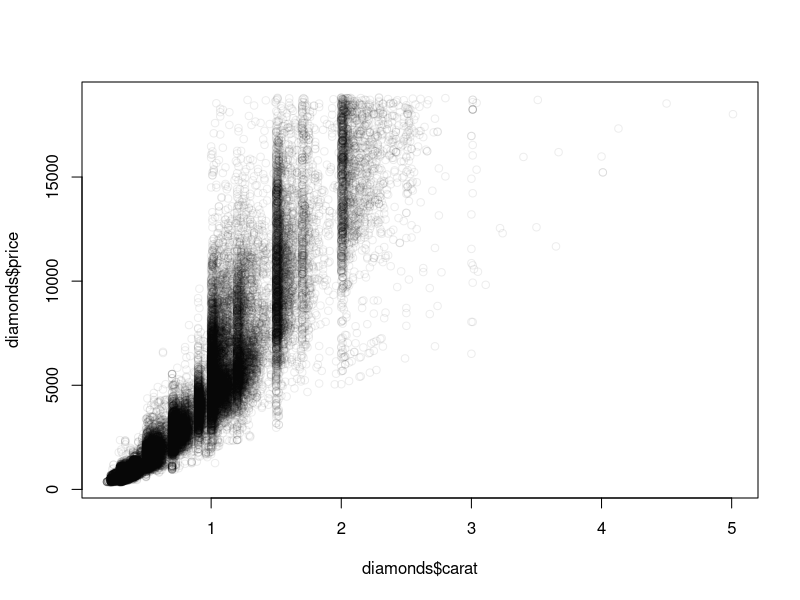
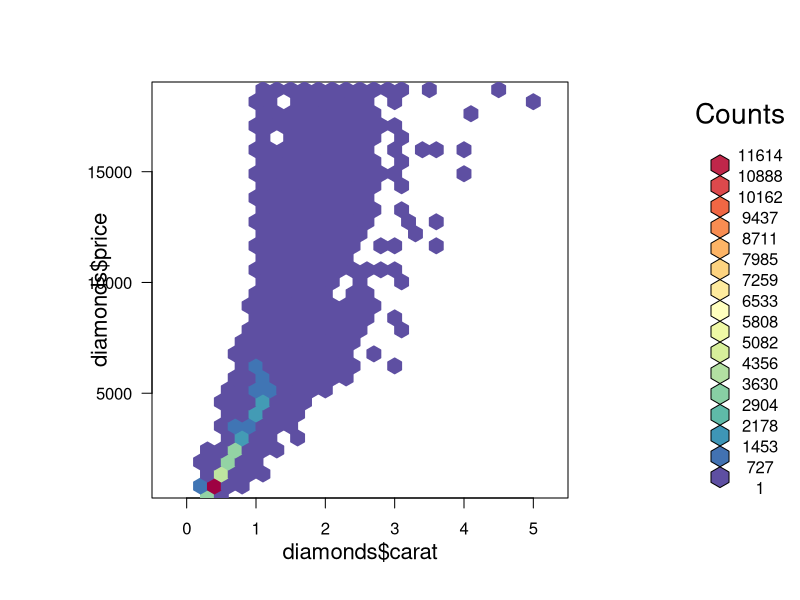
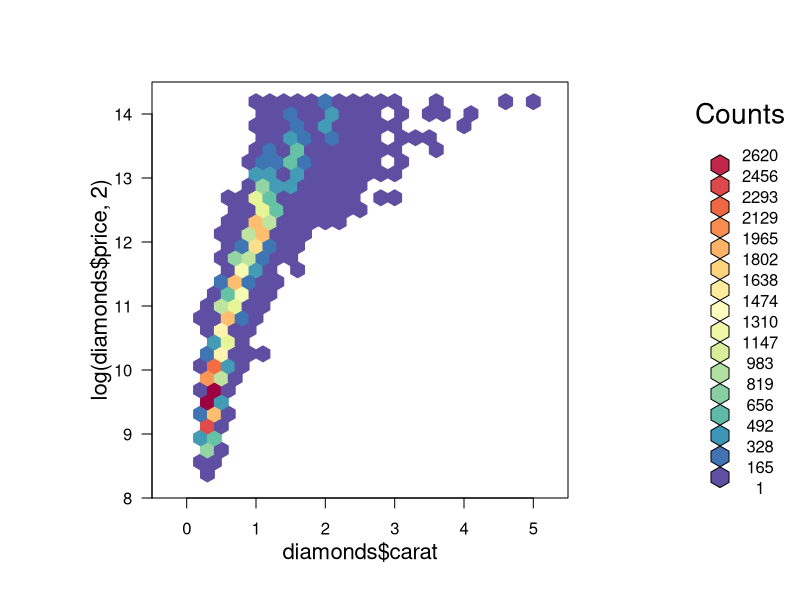
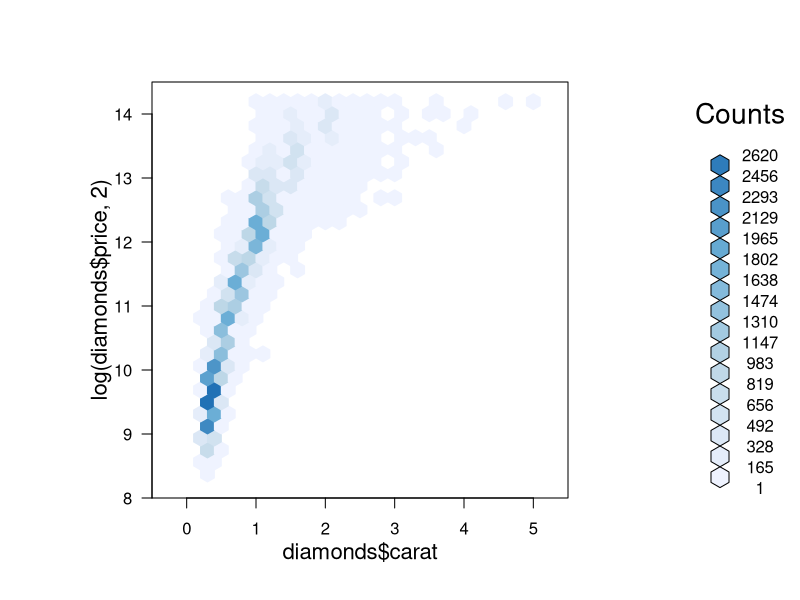
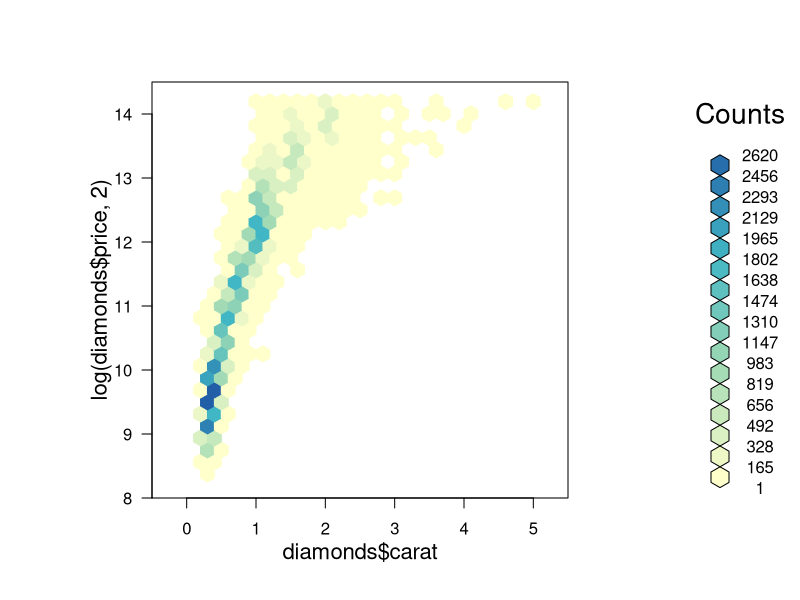
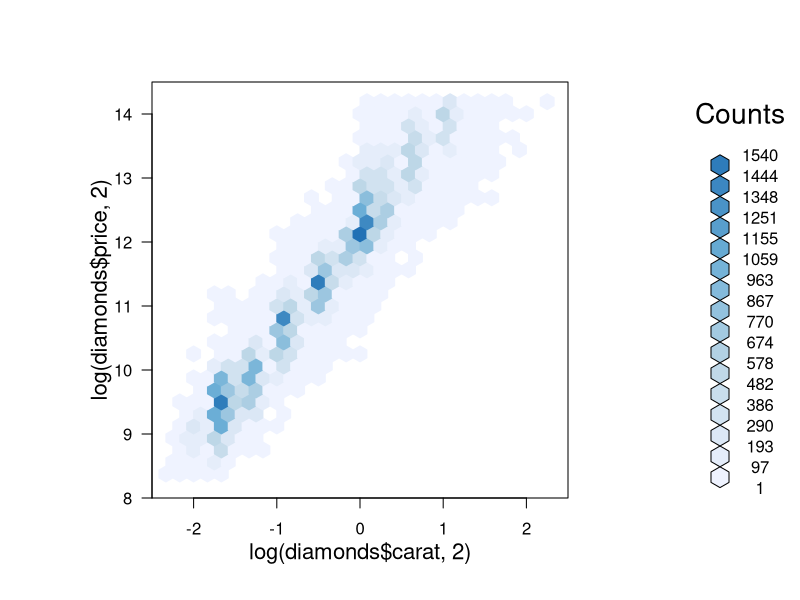
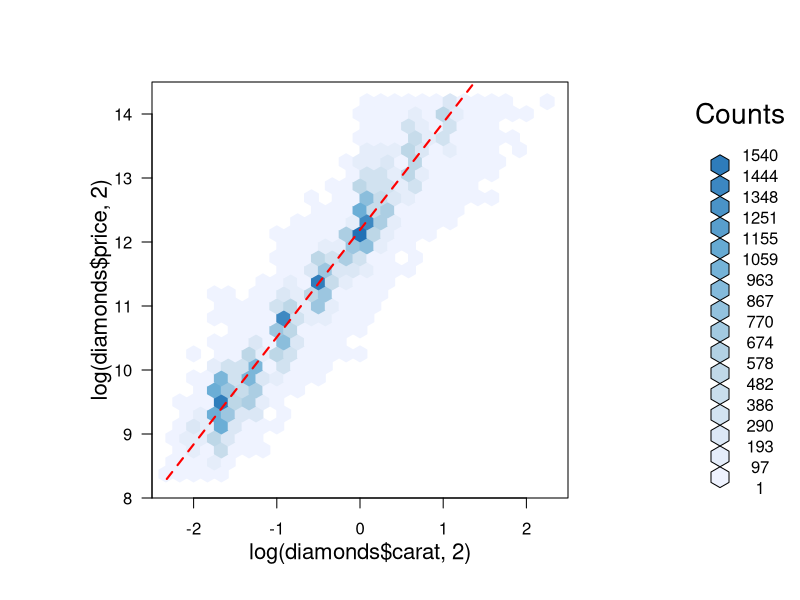

The R script that drew these images, in order:
install.packages(c('hexbin', 'RColorBrewer', 'scales', 'ggplot2'))

library(hexbin)
library(RColorBrewer)
library(ggplot2)
library(scales)
library(grid)

data(diamonds)

##Add transparency
plot(y = diamonds$price, x = diamonds$carat, col = alpha(1, 0.07))

my_colors0 = colorRampPalette(rev(brewer.pal(11, 'Spectral')))
my_colors1 = colorRampPalette(brewer.pal(4, 'Blues'))
my_colors2 = colorRampPalette(brewer.pal(4, 'YlGnBu'))

myhex0 = hexbin(y = diamonds$price, x = diamonds$carat,
                xbnds = c(-0.5, 5.5), ybnds = c(270, 19050))

#plot(diamonds$price ~ diamonds$carat)
plot(myhex0, colramp = my_colors0)

myhex1 = hexbin(y = log(diamonds$price,2), x = diamonds$carat,
                xbnds = c(-0.5, 5.5), ybnds = c(8, 14.5))
plot(myhex1, colramp = my_colors0)
plot(myhex1, colramp = my_colors1)
plot(myhex1, colramp = my_colors2)

myhex2 = hexbin(y = log(diamonds$price,2), x = log(diamonds$carat,2),
                xbnds = c(-2.5, 2.5), ybnds = c(8, 14.5))
plot(myhex2, colramp = my_colors1)

# calculate lm predictions
lprice <- log(diamonds$price, 2)
lcart <- log(diamonds$carat, 2)
lm <- lm(lprice ~ lcart)

xp = seq(min(lcart), max(lcart) * 0.58, length=200)
yp = predict(lm, data.frame(lcart = xp))

p <- plot(myhex2, colramp = my_colors1)

# add lm line
pushHexport(p$plot.vp)
grid.lines(xp, yp, gp=gpar(col="red", lwd = 2.1, lty = 'dashed'), default.units = "native")
upViewport()
